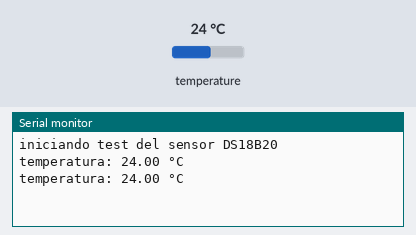
A program run on a simulated ESP32. Parts: the last lines printed to the serial monitor. Inputs (shaded band) come from the test bench; at power-on: temperature 24 °C.

Above: at 4.3 s.
4.4 s: temperature set to 12 °C
At 7.5 s:
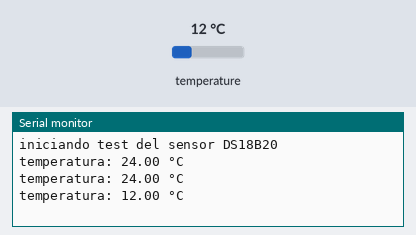
8.1 s: temperature set to 19 °C
At 9.5 s:
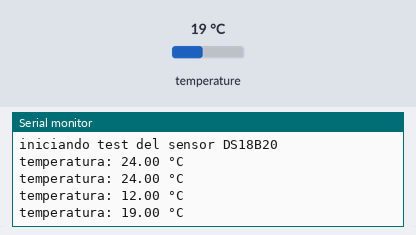
Timing chart, 0 to 11.1 s (numbered marks = the images above; inputs shaded):
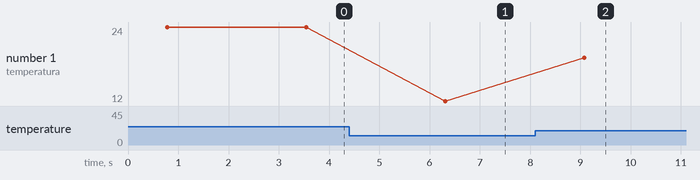

The program:

main.cpp
```cpp
#include <PubSubClient.h>
#include <OneWire.h>
#include <DallasTemperature.h>

#define DATOS 4 //  DS18B20

OneWire oneWire(DATOS);  // ConfiOneWire
DallasTemperature sensores(&oneWire);  // Crear instancia del sensor

void setup() {
  Serial.begin(115200);
  sensores.begin();  // Iniciar el sensor

  Serial.println("iniciando test del sensor DS18B20");
}

void loop() {
  sensores.requestTemperatures();  // pedir lectura de temperatura

  float temperatura = sensores.getTempCByIndex(0);  // leer temperatura

  if (temperatura == DEVICE_DISCONNECTED_C) {
    Serial.println("Error: Sensor desconectado");
  } else {
    Serial.print("temperatura: ");
    Serial.print(temperatura);
    Serial.println(" °C");
  }

  delay(2000);
}
```

Measured:
- after the input at 4.4 s, the serial monitor: prints a new line after 1.9 s (image 1)
- after the input at 8.1 s, the serial monitor: prints a new line after 0.97 s (image 2)
- plotted number 1: 24 → 12 after the input at 4.4 s, 12 → 19 after the input at 8.1 s
